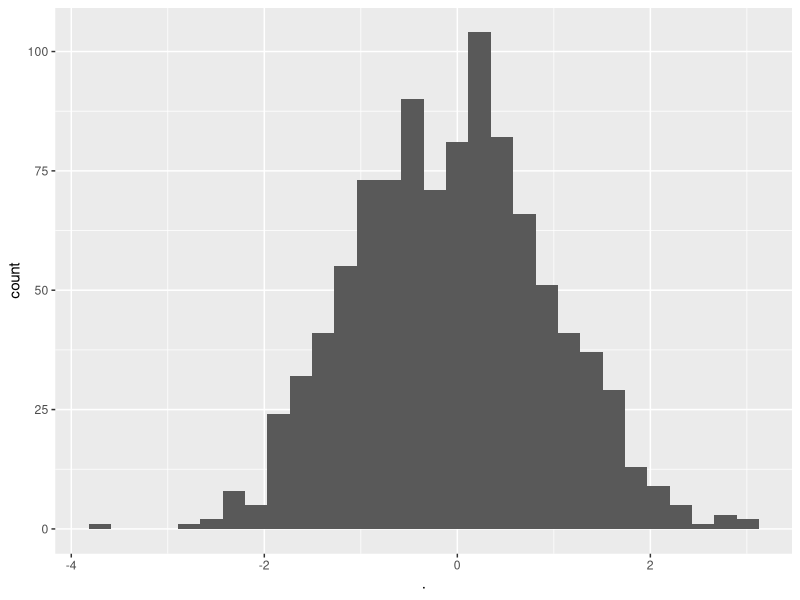

The R source for this figure:
library(magrittr)
library(ggplot2)

x <- rnorm(1000)

x %>% as.data.frame() %>%
  ggplot(., aes(x=.)) + geom_histogram()
